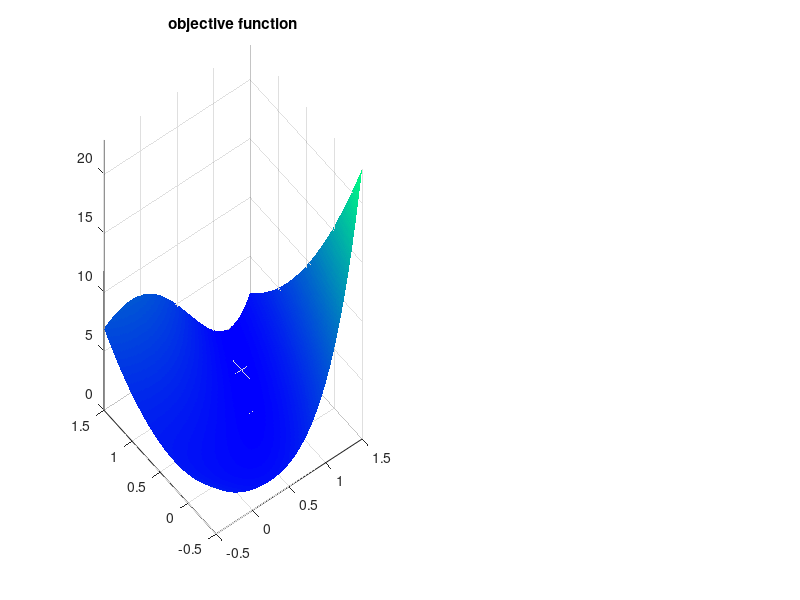

Recreate this plot in MATLAB. (Note: this script raises an error after producing the figure.)
clear, close all;
% illustration of convergenc of newton's method for rosenbrock function

xtrue = [1;1];        % true solution
a     = [3;1];        % parameters
x0    = [-0.1; -0.2]; % initial guess
[x1,x2] = meshgrid(-.5:.01:1.5);

% evaluate objective function for all x
fx = a(1)*(x1.^2 - x2).^2 + (x1 - a(2)).^2;

% function handle to evaluate gradient
g1 = @(x)  4*a(1)*x(1)*(x(1)^2-x(2)) + 2*x(1)-2*a(2); % d_1 f(x)
g2 = @(x) -2*a(1)*(x(1)^2 - x(2));                  % d_2 f(x)
grad = @(x) [ g1(x); g2(x) ];

% function handle to evaluate hessian
h11 = @(x)  4*a(1)*(x(1)^2 - x(2)) + 8*a(1)*x(1)^2+2;
h12 = @(x) -4*a(1)*x(1);
h21 = @(x) -4*a(1)*x(1);
h22 = @(x)  2*a(1);
hess = @(x) [ h11(x), h12(x); h21(x), h22(x) ];


% plot objective function
figure(1);
subplot(1,2,1);
h = surf( x1, x2, fx );
set( h, 'edgecolor', 'none' );
axis tight;
title('objective function');
colormap winter;

% set initial guess
x = x0;

for k = 1 : 6
    df  = grad( x ); % evaluate gradient
    d2f = hess( x ); % evaluate hessian

    % compute quadratic approximation
    x1p = x1 - x(1); % perturbation in x1 dir
    x2p = x2 - x(2); % perturbation in x2 dir
    ptg  = df(1)*x1p + df(2)*x2p;
    pthp = 0.5*(x1p.*x1p*d2f(1,1)+2*d2f(1,2)*x1p.*x2p+d2f(2,2)*x2p.*x2p);
    qx = ptg + pthp;

    % compute gradient descent search direction
    sdir = -df;
    xg_new = x + sdir;

    % compute newton step and update
    sdir   = -d2f \ df;
    xn_new = x + sdir;

    vizStatus( x1, x2, qx, fx, xtrue, x, xg_new, xn_new );

    % update newton step
    x = xn_new;

end




%///////////////////////////////////////////////////////
function vizStatus(x1, x2, qx, fx, xtrue, x, xg_new, xn_new )
% VIZSTATUS visualization of current iterate and search direction
%
% input:
%   x1       x1 coordinates
%   x2       x2 coordinates
%   qx       local quadratic approximation of objective
%   fx       objective function values
%   xtrue    true solution
%   x        current iterate
%   xg_new   next iterate (gradient descent)
%   xn_new   next iterate (newton)


figure(1);
subplot(1,2,2);
h = surf( x1, x2, qx );
set( h, 'edgecolor', 'none' );
colormap winter;
title('quadratic approximation');

figure(2);
contour( x1, x2, fx, 30, 'lineWidth', 1, 'DisplayName', 'f(x)' );
colormap(jet(5));
hold on;
contour( x1, x2, qx, 20, 'r', 'LineWidth', 1, 'DisplayName', 'q(x)'  );
plot( xtrue(1), xtrue(2), 'kx', 'LineWidth', 2, 'MarkerSize', 14, 'DisplayName', 'x_{true}' );
plot( x(1), x(2), 'bx', 'LineWidth', 2, 'MarkerSize', 14, 'DisplayName', 'x_k' );
plot( [x(1),xg_new(1)], [x(2),xg_new(2)], 'g', 'LineWidth', 2, 'DisplayName', 'gradient descent'  );
xlim([-.5,1.5]); ylim([-.5,1.5]);
plot( [x(1),xn_new(1)], [x(2),xn_new(2)], 'b', 'Linewidth', 2, 'DisplayName', 'newton' );
legend('FontSize', 14, 'Location', 'bestoutside');
axis equal tight;
hold off;
drawnow;
pause(1.0);


end
%///////////////////////////////////////////////////////




%######################################################
% This code is part of the Matlab-based toolbox
% OPTIK --- Optimization Toolkit
% For details see https://github.com/andreasmang/optik
%######################################################
